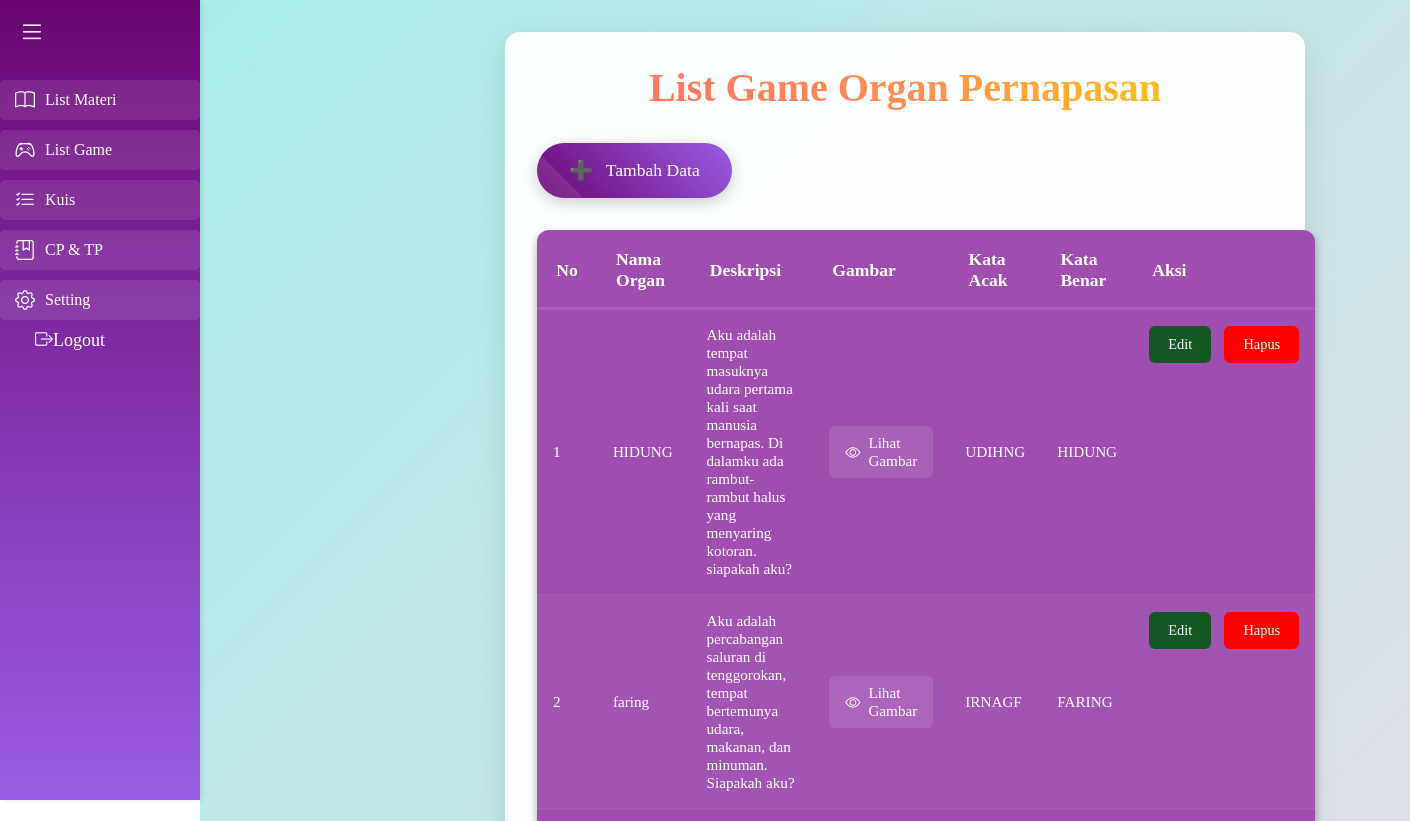
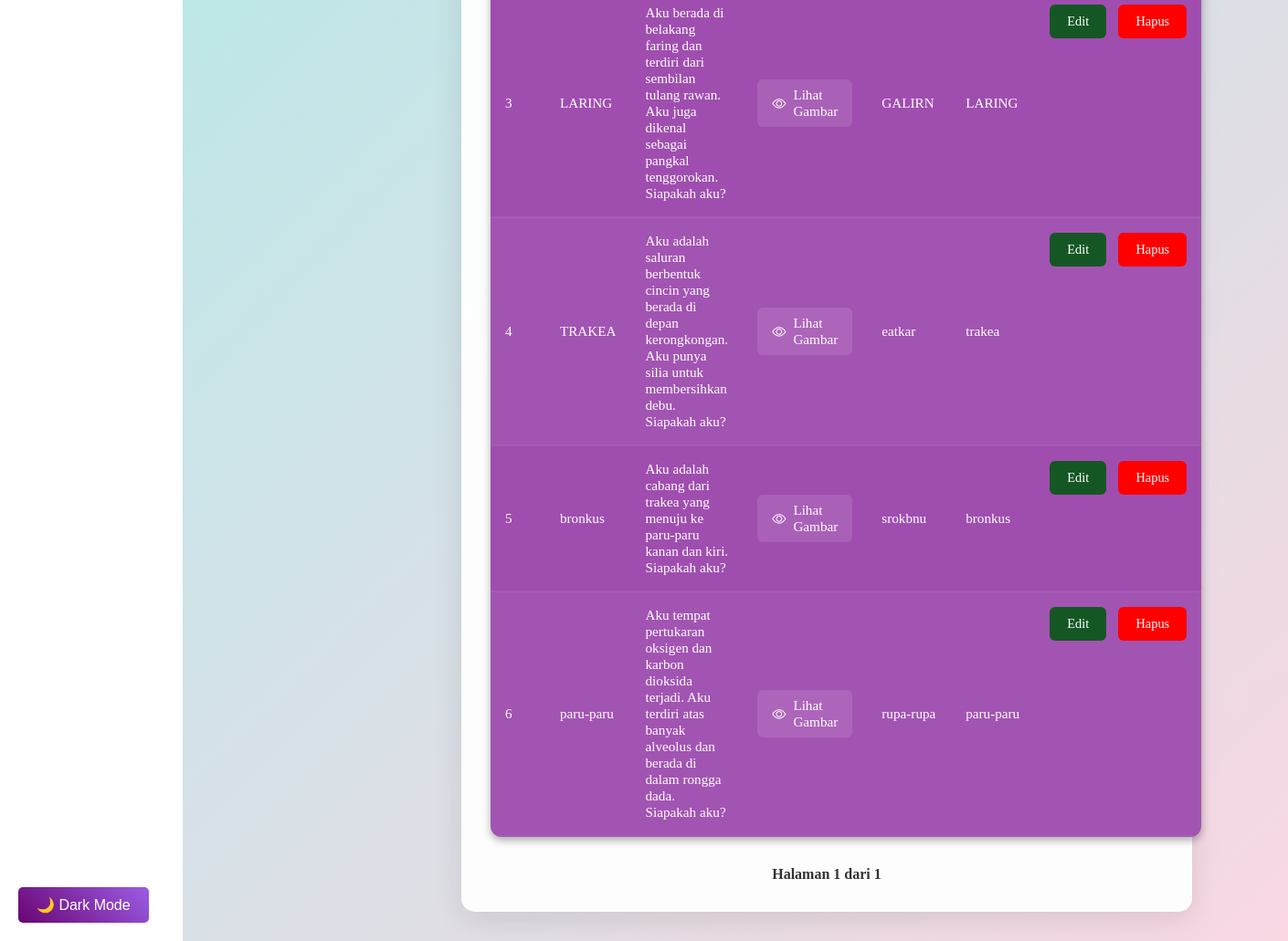
The page /admin/game/list.php (signed in) on the database its author committed (2 pictures, top to bottom).
### tables this page shows
CREATE TABLE `organ_data` (
  `id` int(11) NOT NULL,
  `id_guru` int(11) NOT NULL,
  `organ_name` varchar(255) NOT NULL,
  `description` text DEFAULT NULL,
  `image` varchar(255) DEFAULT NULL,
  `scrambled_word` varchar(255) DEFAULT NULL,
  `correct_word` varchar(255) DEFAULT NULL,
  `created_at` datetime DEFAULT current_timestamp()
);

### admin/game/list.php (the view, shortened to what this page needs)
<?php
require_once '../../includes/db.php';
$limit = 10;
$page = isset($_GET['page']) ? (int)$_GET['page'] : 1;
$start = ($page - 1) * $limit;
$total_query = "SELECT COUNT(*) FROM organ_data";
$total_stmt = $pdo->query($total_query);
$total_rows = $total_stmt->fetchColumn();
$total_pages = ceil($total_rows / $limit);
try {
    $query = "SELECT * FROM organ_data LIMIT :start, :limit";
    $stmt = $pdo->prepare($query);
    $stmt->bindValue(':start', $start, PDO::PARAM_INT);
    $stmt->bindValue(':limit', $limit, PDO::PARAM_INT);
    $stmt->execute();
    $data = $stmt->fetchAll(PDO::FETCH_ASSOC);
} catch (PDOException $e) {
    $message = "Error: " . $e->getMessage();
}
?>
<?php include_once('../components/header.php'); ?>
<?php include_once('../components/nav.php'); ?>
<main class="content">
    <div class="content-container">
        <h1 class="content-title">List Game Organ Pernapasan</h1>
        <a href="add.php" class="btn btn-tambah">Tambah Data</a>
        <table class="data-table">
            <thead>
                <tr>
                    <th class="table-header">No</th>
                    <th class="table-header">Nama Organ</th>
                    <th class="table-header">Deskripsi</th>
                    <th class="table-header">Gambar</th>
                    <th class="table-header">Kata Acak</th>
                    <th class="table-header">Kata Benar</th>
                    <th class="table-header">Aksi</th>
                </tr>
            </thead>
            <tbody>
                <?php if (!empty($data)): ?>
                    <?php foreach ($data as $index => $row): ?>
                        <tr class="table-row">
                            <td class="table-data"><?php echo $start + $index + 1; ?></td>
                            <td class="table-data"><?php echo $row['organ_name']; ?></td>
                            <td class="table-data"><?php echo $row['description']; ?></td>
                            <td class="table-data">
                                <?php if (!empty($row['image'])): ?>
                                    <a href="../../assets/uploads/gambar/<?php echo $row['image']; ?>" target="_blank" class="view-gambar-link">
                                        <i class="bi bi-eye"></i> Lihat Gambar
                                    </a>
                                <?php else: ?>
                                    <span class="table-no-image">Tidak Ada Gambar</span>
                                <?php endif; ?>
                            </td>
                            <td class="table-data"><?php echo $row['scrambled_word']; ?></td>
                            <td class="table-data"><?php echo $row['correct_word']; ?></td>
                            <td class="table-data table-actions">
                                <a href="edit.php?id=<?php echo $row['id']; ?>" class="btn btn-edit">Edit</a>
                                <a href="list.php?hapus=<?php echo $row['id']; ?>" class="btn btn-hapus" onclick="return confirm('Apakah Anda yakin ingin menghapus data ini?');">Hapus</a>
                            </td>
                        </tr>
                    <?php endforeach; ?>
                <?php else: ?>
                    <tr class="table-row">
                        <td colspan="7" class="table-data table-no-data">Tidak ada data.</td>
                    </tr>
                <?php endif; ?>
            </tbody>
        </table>
        <div class="pagination">
            <span>Halaman <?= $page ?> dari <?= $total_pages ?></span>
        </div>
    </div>
</main>
</html>

### admin/components/header.php (shortened to what this page needs)
<html lang="id" data-theme="dark">
<head>
    <link rel="stylesheet" href="https://cdn.jsdelivr.net/npm/bootstrap-icons@1.11.3/font/bootstrap-icons.min.css">
    <link rel="stylesheet" href="https://cdn.jsdelivr.net/npm/bootstrap-icons@1.11.3/font/bootstrap-icons.min.css">
    <link rel="stylesheet" href="../../assets/css/admin.css">
</head>
<body>

### admin/components/nav.php
<div class="sidebar" id="sidebar">
     <h2 class="sidebar__title">
     <button id="toggle-theme" class="theme-toggle" onclick="toggleTheme()">Toggle Dark Mode</button>
         <div> <button class="sidebar-toggle" onclick="toggleSidebar()">
                 <i class="bi bi-list"></i>
             </button></div>
     </h2>
     <ul class="sidebar__list">
     <li class="sidebar__item">
             <a href="../materi/list.php" class="sidebar__link">
             <i class="bi bi-book"></i>
                 <span class="sidebar__text">List Materi</span>
             </a>
         </li>
         <li class="sidebar__item">
             <a href="../game/list.php" class="sidebar__link">
             <i class="bi bi-controller"></i>
                 <span class="sidebar__text">List Game </span>
             </a>
         </li>
         <li class="sidebar__item">
             <a href="../kuis/list_kuis.php" class="sidebar__link">
             <i class="bi bi-list-check"></i>
                 <span class="sidebar__text">Kuis</span>
             </a>
         </li>
         <li class="sidebar__item">
             <a href="../seting/list_cp_tp.php" class="sidebar__link">
             <i class="bi bi-journal-bookmark"></i>
                 <span class="sidebar__text">CP & TP</span>
             </a>
         </li>
         <li class="sidebar__item">
                 <a href="../seting/list_jenjang.php" class="sidebar__link">
                     <i class="bi bi-gear"></i>
                     <span class="sidebar__text">Setting</span>
                 </a>
             </li>
         <li class="nav-item sidebar__item">
             <a href="../logout.php" class="nav-link"><i class="bi bi-box-arrow-right"></i><span  class="sidebar__text">Logout</span>
         </a></li>
     </ul>
 </div>

### admin/game/list.php (style rules this page uses)
.pagination { display: flex; justify-content: center; align-items: center; margin-top: 20px; gap: 10px; }
.pagination span { font-size: 16px; font-weight: bold; color: #333; }

### rows shown on the page
organ_data: index "1", organ_name "HIDUNG", description "Aku adalah tempat masuknya udara pertama kali saat manusia bernapas. Di dalamku ada rambut-rambut halus yang menyaring kotoran. siapakah aku?", scrambled_word "UDIHNG", correct_word "HIDUNG"
organ_data: index "2", organ_name "faring", description "Aku adalah percabangan saluran di tenggorokan, tempat bertemunya udara, makanan, dan minuman. Siapakah aku?", scrambled_word "IRNAGF", correct_word "FARING"
organ_data: index "3", organ_name "LARING", description "Aku berada di belakang faring dan terdiri dari sembilan tulang rawan. Aku juga dikenal sebagai pangkal tenggorokan. Siapakah aku?", scrambled_word "GALIRN", correct_word "LARING"
organ_data: index "4", organ_name "TRAKEA", description "Aku adalah saluran berbentuk cincin yang berada di depan kerongkongan. Aku punya silia untuk membersihkan debu. Siapakah aku?", scrambled_word "eatkar", correct_word "trakea"
organ_data: index "5", organ_name "bronkus", description "Aku adalah cabang dari trakea yang menuju ke paru-paru kanan dan kiri. Siapakah aku?", scrambled_word "srokbnu", correct_word "bronkus"
organ_data: index "6", organ_name "paru-paru", description "Aku tempat pertukaran oksigen dan karbon dioksida terjadi. Aku terdiri atas banyak alveolus dan berada di dalam rongga dada. Siapakah aku?", scrambled_word "rupa-rupa", correct_word "paru-paru"

### other values the page prints
$page "1"
$total_pages "1"
